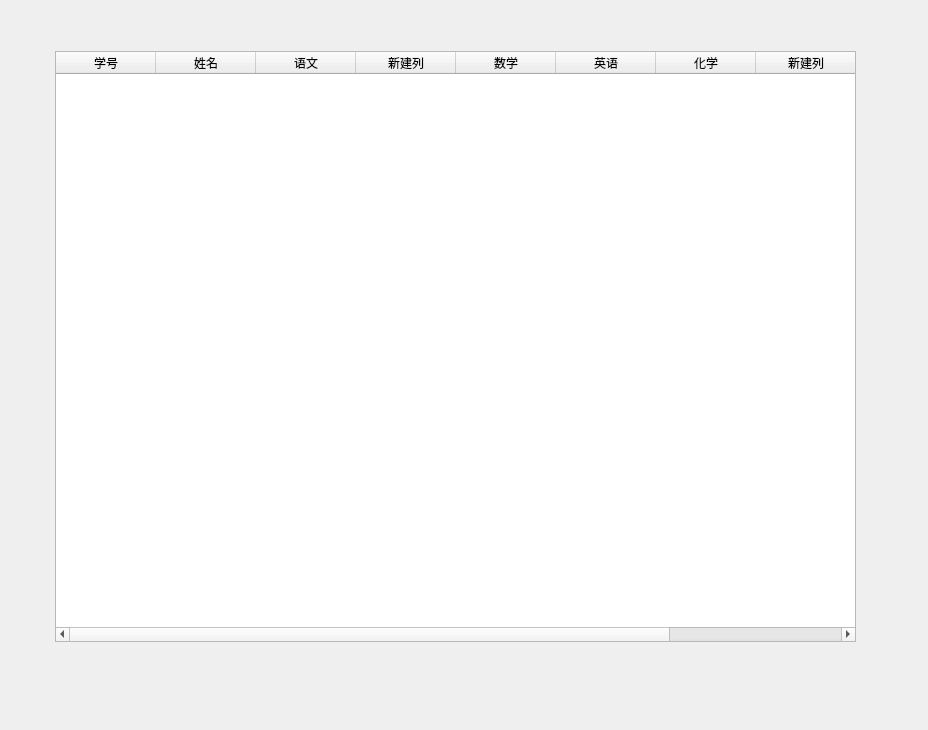
<?xml version="1.0" encoding="UTF-8"?>
<ui version="4.0">
 <class>Form</class>
 <widget class="QWidget" name="Form">
  <property name="geometry">
   <rect>
    <x>0</x>
    <y>0</y>
    <width>928</width>
    <height>730</height>
   </rect>
  </property>
  <property name="windowTitle">
   <string>Form</string>
  </property>
  <widget class="QTableWidget" name="tableWidget">
   <property name="geometry">
    <rect>
     <x>55</x>
     <y>51</y>
     <width>801</width>
     <height>591</height>
    </rect>
   </property>
   <column>
    <property name="text">
     <string>学号</string>
    </property>
   </column>
   <column>
    <property name="text">
     <string>姓名</string>
    </property>
   </column>
   <column>
    <property name="text">
     <string>语文</string>
    </property>
   </column>
   <column>
    <property name="text">
     <string>新建列</string>
    </property>
   </column>
   <column>
    <property name="text">
     <string>数学</string>
    </property>
   </column>
   <column>
    <property name="text">
     <string>英语</string>
    </property>
   </column>
   <column>
    <property name="text">
     <string>化学</string>
    </property>
   </column>
   <column>
    <property name="text">
     <string>新建列</string>
    </property>
   </column>
   <column>
    <property name="text">
     <string>历史</string>
    </property>
   </column>
  </widget>
 </widget>
 <resources/>
 <connections/>
</ui>
